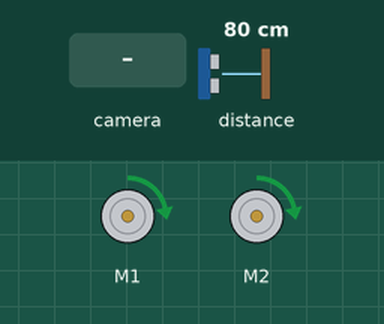
This program was run on a simulated BBC micro:bit (MakeCode). Parts: 2 × DC motor (green arrow = forward, orange = backward, longer = faster). The inputs (shaded band) are chosen by the test bench; at power-on: distance to the obstacle 80 cm. Random numbers come from a fixed seed.

Above: at 1.2 s.
1.3 s: distance to the obstacle set to 17 cm
2.8 s: distance to the obstacle set to 12 cm
At 3.6 s:
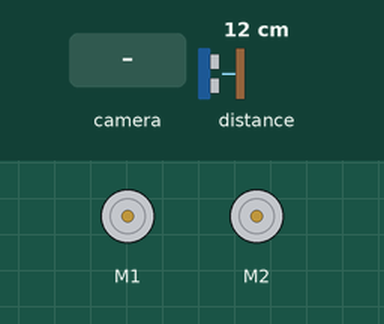
5.8 s: the camera recognises learned object ID2 for 2 s
At 7.2 s:
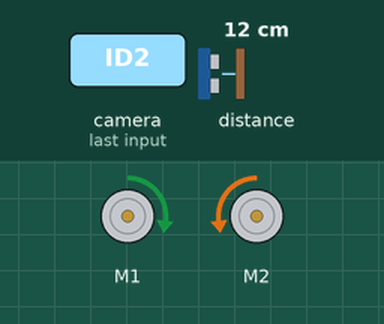
8.8 s: distance to the obstacle set to 18 cm
10.4 s: distance to the obstacle set to 2 cm
At 11.2 s:
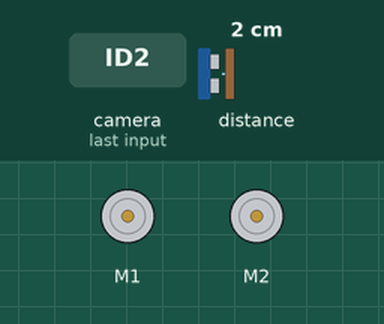
Timing chart, 0 to 14.4 s (numbered marks = the images above; inputs shaded):
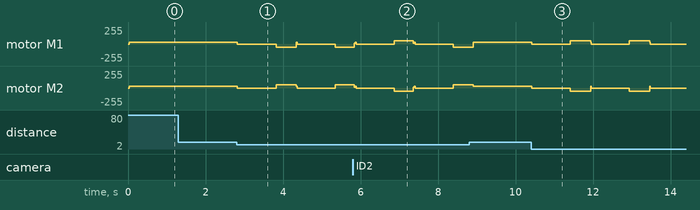

The program:

main.ts
```typescript
function 좌회전 () {
    maqueen.motorRun(maqueen.Motors.M1, maqueen.Dir.CCW, 50)
    maqueen.motorRun(maqueen.Motors.M2, maqueen.Dir.CW, 50)
}
function 우회전 () {
    maqueen.motorRun(maqueen.Motors.M1, maqueen.Dir.CW, 50)
    maqueen.motorRun(maqueen.Motors.M2, maqueen.Dir.CCW, 50)
}
huskylens.initI2c()
huskylens.initMode(protocolAlgorithm.ALGORITHM_OBJECT_RECOGNITION)
let 거리 = 0
basic.forever(function () {
    huskylens.request()
    거리 = maqueen.Ultrasonic(PingUnit.Centimeters)
    maqueen.motorRun(maqueen.Motors.All, maqueen.Dir.CW, 30)
    if (huskylens.isAppear(1, HUSKYLENSResultType_t.HUSKYLENSResultBlock)) {
        huskylens.initMode(protocolAlgorithm.ALGORITHM_COLOR_RECOGNITION)
        if (huskylens.isAppear(1, HUSKYLENSResultType_t.HUSKYLENSResultBlock)) {
            maqueen.motorRun(maqueen.Motors.All, maqueen.Dir.CW, 15)
        }
        if (true) {
            maqueen.motorRun(maqueen.Motors.All, maqueen.Dir.CW, 0)
        }
        if (huskylens.isAppear(3, HUSKYLENSResultType_t.HUSKYLENSResultBlock)) {
            maqueen.motorRun(maqueen.Motors.All, maqueen.Dir.CW, 40)
        }
    } else {
        huskylens.initMode(protocolAlgorithm.ALGORITHM_OBJECT_RECOGNITION)
    }
    if (거리 < 15) {
        maqueen.motorStop(maqueen.Motors.All)
        basic.pause(1000)
        if (randint(1, 2) == 1) {
            좌회전()
        } else {
            우회전()
        }
        basic.pause(500)
    }
    if (huskylens.isAppear(2, HUSKYLENSResultType_t.HUSKYLENSResultBlock)) {
        maqueen.motorRun(maqueen.Motors.All, maqueen.Dir.CW, 15)
    }
})
```

test.ts
```typescript
// 테스트는 여기로 이동합니다; 이 패키지가 확장으로 사용될 때 컴파일되지 않을 것 입니다.
```

Measured:
- the behaviour switches between 15 and 14 cm on distance to the obstacle (found by bisection; images 0 and 1)
- after the input at 1.3 s, every drawn part: stays the same
- after the input at 2.8 s, motor M1: alternates backward 50/255 for 0.52 s and stopped for 1.0 s, starting at once; motor M2: alternates forward 50/255 for 0.52 s and stopped for 1.0 s, starting at once
- after the input at 10.4 s, motor M1: alternates forward 50/255 for 0.52 s and stopped for 1.0 s, starting at once; motor M2: alternates backward 50/255 for 0.52 s and stopped for 1.0 s, starting at once
